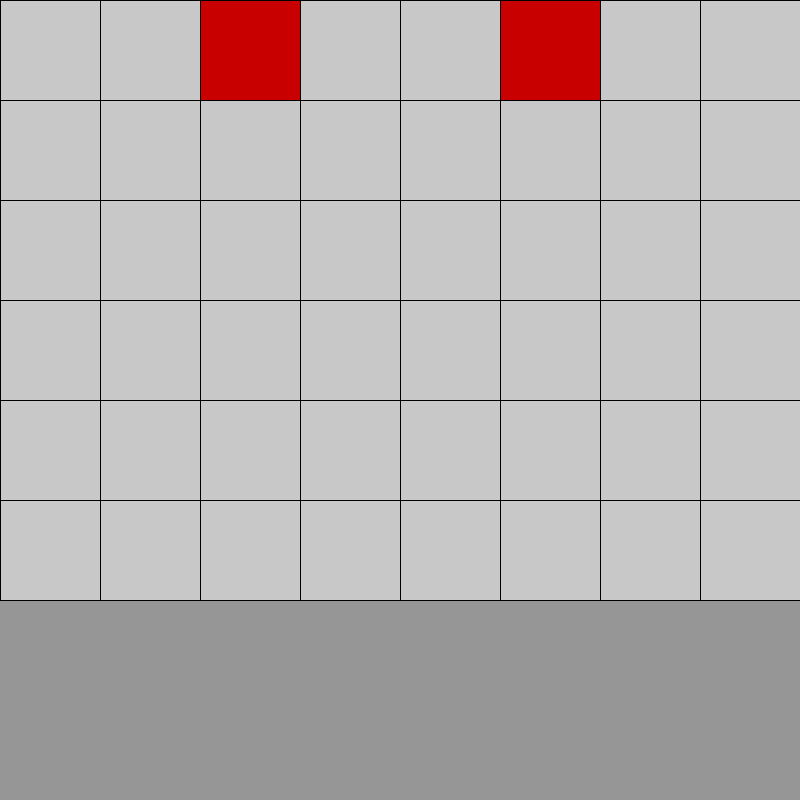
Frame 1 (no input)
Frame 60 (the mouse pressed at the canvas centre just before this capture): identical to frame 1, image omitted
Frame 120 (the mouse held since frame 60 and released just before this capture): identical to frame 1, image omitted

The Processing sketch that drew this single still picture (run headless with seeded random() and noise(); from frame 60 on, the mouse is pressed at the canvas centre):

// Processing sketch: Assignment_4
// ── Assignment_4.pde
//Here's my assignment!
ArrayList<ArrayList<Cell>> level = new ArrayList<ArrayList<Cell>>();


void setup() {
  
  size(800, 800);
  background(150);
  
  for (int i = 0; i < 8; i++) {
    ArrayList<Cell> row = new ArrayList<Cell>();
    
    // Add values to each row
    for (int j = 0; j < 6; j++) {
      Cell c = new Cell(false, false, false, false, false);
      row.add(c);
    }
    
    level.add(row);
  }
  
  level.get(2).get(0).colours.add(color(255,0,0));
  level.get(5).get(0).colours.add(color(0,0,255));
  level.get(2).get(0).source = true;
  level.get(5).get(0).source = true;
  
}


void draw() {
  
  for (int i = 0; i < level.size() ; i++){
    for (int j = 0; j < level.get(i).size(); j++){
      
      if (level.get(i).get(j).source == false){
        fill(200);
        rect(i*100,j*100,100,100);
      }
      else{
        fill(200,0,0);
        rect(i*100,j*100,100,100);
      }
    }
  }
}

// ── Cell.pde
class Cell{
 boolean source;
 boolean n;
 boolean e;
 boolean s;
 boolean w;

 
 
 
 ArrayList<Integer> colours;
 
  Cell(boolean coloursource, boolean north, boolean east, boolean south, boolean west) {
    source = coloursource;
    n = north;
    e = east;
    s = south;
    w = west;
    colours = new ArrayList<Integer>();
  }
  
  
}
